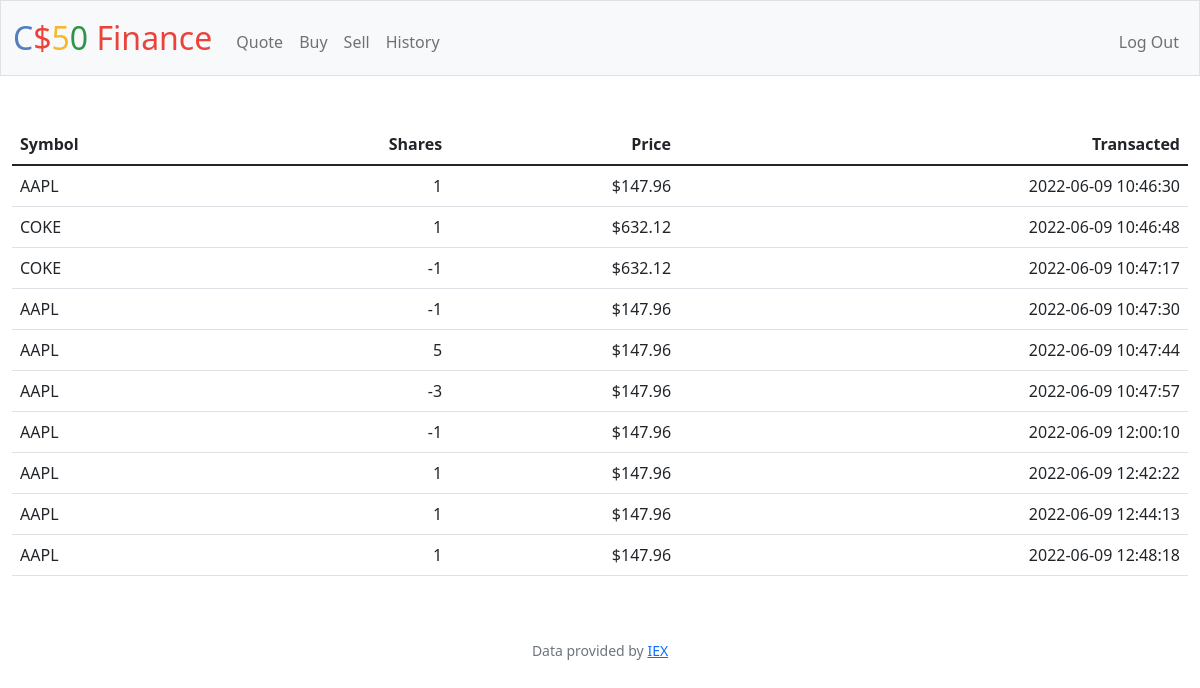
Screenshot of /history (signed in) with the database file from the repository.
### tables this page shows
CREATE TABLE transactions (id INTEGER, user_id INTEGER, symbol TEXT, shares INTEGER, transaction_price NUMERIC, time TEXT, type TEXT, PRIMARY KEY(id));

### app.py (the view)
@app.route("/history")
@login_required
def history():
    ls_inform = []
    ls_inform_r = db.execute(
        "SELECT symbol, shares, transaction_price, time, type FROM transactions WHERE user_id = ?", session["user_id"])
    for i in range(len(ls_inform_r)):
        if ls_inform_r[i]["type"] == "buy":
            ls_inform.append([ls_inform_r[i]["symbol"], ls_inform_r[i]["shares"],
                              usd(ls_inform_r[i]["transaction_price"]), ls_inform_r[i]["time"]])
        if ls_inform_r[i]["type"] == "sell":
            ls_inform.append([ls_inform_r[i]["symbol"], -1*ls_inform_r[i]["shares"],
                              usd(ls_inform_r[i]["transaction_price"]), ls_inform_r[i]["time"]])
    return render_template("history.html", inform=ls_inform)

### app.py (called while the page is built)
@app.after_request
def after_request(response):
    response.headers["Cache-Control"] = "no-cache, no-store, must-revalidate"
    response.headers["Expires"] = 0
    response.headers["Pragma"] = "no-cache"
    return response

### helpers.py (called while the page is built)
def login_required(f):
    @wraps(f)
    def decorated_function(*args, **kwargs):
        if session.get("user_id") is None:
            return redirect("/login")
        return f(*args, **kwargs)
    return decorated_function

def usd(value):
    return f"${value:,.2f}"

### templates/history.html (shortened to what this page needs)
{% extends "layout.html" %}
{% block main %}
<table class="table">
    <thead>
        <tr>
            <th class="text-start">Symbol</th>
            <th class="text-end">Shares</th>
            <th class="text-end">Price</th>
            <th class="text-end">Transacted</th>
        </tr>
    </thead>
    <tbody>
        {% for item in inform %}
            <tr>
                <td class="text-start">{{ item[0] }}</td>
                <td class="text-end">{{ item[1] }}</td>
                <td class="text-end">{{ item[2] }}</td>
                <td class="text-end">{{ item[3] }}</td>
            </tr>
        {% endfor %}
    </tbody>
</table>
{% endblock %}

### templates/layout.html (shortened to what this page needs)
<!DOCTYPE html>
<html lang="en">
    <head>
        <link href="https://cdn.jsdelivr.net/npm/bootstrap@5.1.3/dist/css/bootstrap.min.css" rel="stylesheet">
        <link href="/static/styles.css" rel="stylesheet">
    </head>
    <body>
        <nav class="bg-light border navbar navbar-expand-md navbar-light">
            <div class="container-fluid">
                <a class="navbar-brand" href="/"><span class="blue">C</span><span class="red">$</span><span class="yellow">5</span><span class="green">0</span> <span class="red">Finance</span></a>
                <div class="collapse navbar-collapse" id="navbar">
                    {% if session["user_id"] %}
                        <ul class="navbar-nav me-auto mt-2">
                            <li class="nav-item"><a class="nav-link" href="/quote">Quote</a></li>
                            <li class="nav-item"><a class="nav-link" href="/buy">Buy</a></li>
                            <li class="nav-item"><a class="nav-link" href="/sell">Sell</a></li>
                            <li class="nav-item"><a class="nav-link" href="/history">History</a></li>
                        </ul>
                        <ul class="navbar-nav ms-auto mt-2">
                            <li class="nav-item"><a class="nav-link" href="/logout">Log Out</a></li>
                        </ul>
                    {% else %}
                        <ul class="navbar-nav ms-auto mt-2">
                            <li class="nav-item"><a class="nav-link" href="/register">Register</a></li>
                            <li class="nav-item"><a class="nav-link" href="/login">Log In</a></li>
                        </ul>
                    {% endif %}
                </div>
            </div>
        </nav>
        <main class="container-fluid py-5 text-center">
            {% block main %}{% endblock %}
        </main>
        <footer class="mb-5 small text-center text-muted">
            Data provided by <a href="https://iexcloud.io/">IEX</a>
        </footer>
    </body>
</html>

### static/styles.css (style rules this page uses)
nav .navbar-brand { font-size: xx-large; }
nav .navbar-brand .blue { color: #537fbe; }
nav .navbar-brand .red { color: #ea433b; }
nav .navbar-brand .yellow { color: #f5b82e; }
nav .navbar-brand .green { color: #2e944b; }

### rows the page displays
transactions: symbol "AAPL", shares "1", transaction_price "$147.96", time "2022-06-09 10:46:30"
transactions: symbol "COKE", shares "1", transaction_price "$632.12", time "2022-06-09 10:46:48"
transactions: symbol "COKE", item "-1", transaction_price "$632.12", time "2022-06-09 10:47:17"
transactions: symbol "AAPL", item "-1", transaction_price "$147.96", time "2022-06-09 10:47:30"
transactions: symbol "AAPL", shares "5", transaction_price "$147.96", time "2022-06-09 10:47:44"
transactions: symbol "AAPL", item "-3", transaction_price "$147.96", time "2022-06-09 10:47:57"
transactions: symbol "AAPL", item "-1", transaction_price "$147.96", time "2022-06-09 12:00:10"
transactions: symbol "AAPL", shares "1", transaction_price "$147.96", time "2022-06-09 12:42:22"
transactions: symbol "AAPL", shares "1", transaction_price "$147.96", time "2022-06-09 12:44:13"
transactions: symbol "AAPL", shares "1", transaction_price "$147.96", time "2022-06-09 12:48:18"
